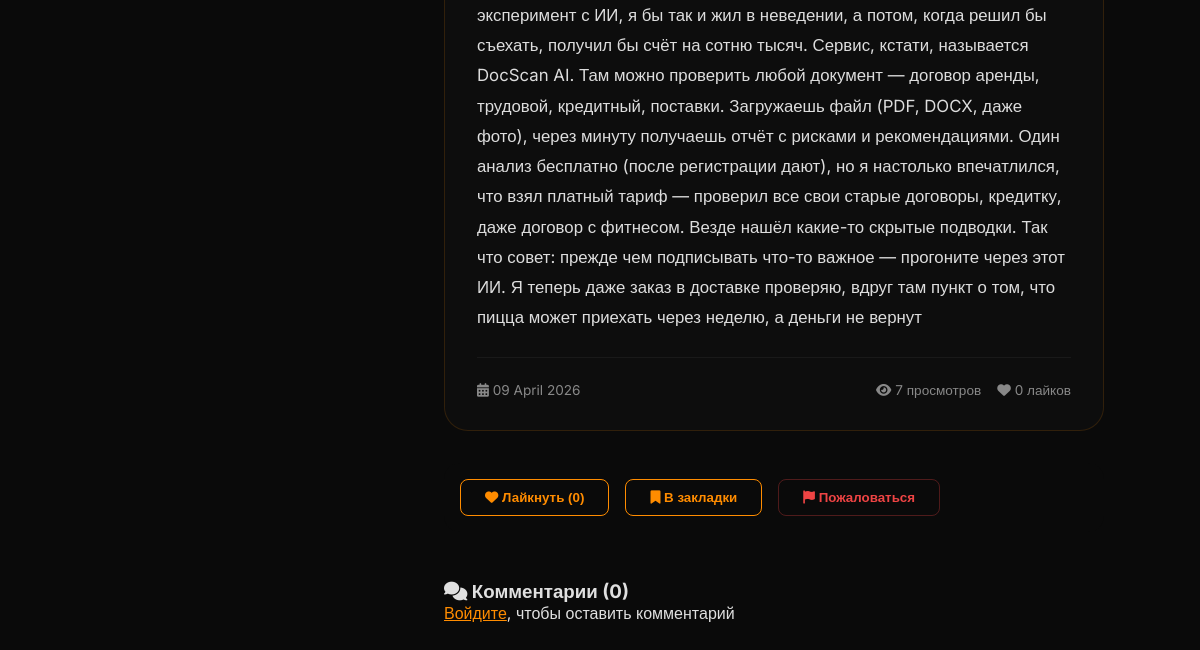
Page /article/привет,-история,-которая-произошла-со-мной-на-днях-db159f (lower part) on the earlier database version.
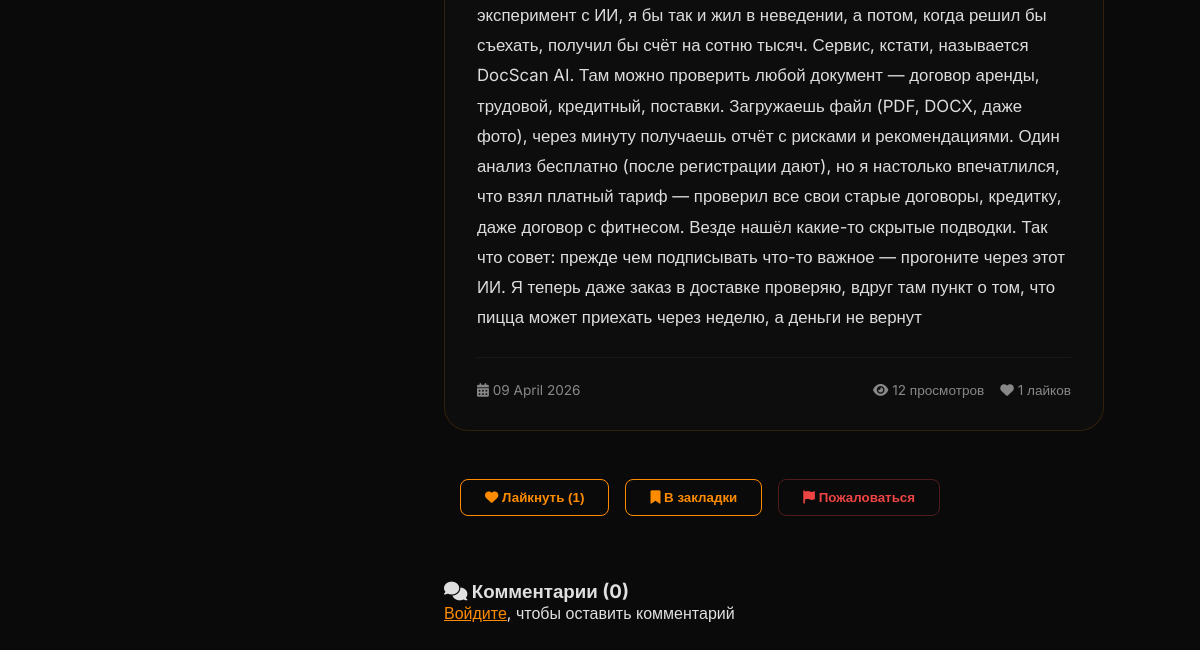
Same page on the later database version.
### database.py (models this page shows)
class Article(Base):
    __tablename__ = 'articles'
    id = Column(Integer, primary_key=True)
    title = Column(String, index=True)
    slug = Column(String, unique=True, index=True)
    description = Column(String, default='')
    content = Column(Text)
    user_id = Column(Integer, ForeignKey('users.id'))
    is_published = Column(Boolean, default=False)
    views = Column(Integer, default=0)
    likes = Column(Integer, default=0)
    created_at = Column(DateTime, default=datetime.now)
    updated_at = Column(DateTime, default=datetime.now, onupdate=datetime.now)

### main.py (the view)
@app.get("/article/{slug}", response_class=HTMLResponse)
async def article_detail(request: Request, slug: str, db: Session = Depends(get_db)):
    article = db.query(Article).filter(Article.slug == slug).first()
    user = get_current_user(request, db)
    if not article or (not article.is_published and (not user or user.id != article.user_id)):
        return templates.TemplateResponse("404.html", {"request": request, "user": user}, status_code=404)
    article.views += 1
    db.commit()
    author = db.query(User).filter(User.id == article.user_id).first()
    article.author_name = author.username if author else f"Автор #{article.user_id}"
    article.author_avatar = author.avatar if author else 'default.png'
    article.content_html = article.content
    article_cat = db.query(ArticleCategory).filter(ArticleCategory.article_id == article.id).first()
    if article_cat:
        cat = db.query(Category).filter(Category.id == article_cat.category_id).first()
        article.category = cat
    comments = db.query(Comment).filter(Comment.article_id == article.id).order_by(Comment.created_at.desc()).all()
    for comment in comments:
        comment_author = db.query(User).filter(User.id == comment.user_id).first()
        comment.author_name = comment_author.username if comment_author else f"Пользователь #{comment.user_id}"
    user_liked = False
    if user:
        user_liked = db.query(Like).filter(Like.article_id == article.id, Like.user_id == user.id).first() is not None
    all_articles = db.query(Article).filter(Article.is_published == True).all()
    total_articles = len(all_articles)
    total_views = sum(a.views for a in all_articles)
    total_likes = sum(a.likes for a in all_articles)
    slider_items = db.query(SliderItem).filter(SliderItem.is_active == True).order_by(SliderItem.order).all()
    return templates.TemplateResponse("article.html", {
        "request": request,
        "article": article,
        "comments": comments,
        "user": user,
        "user_liked": user_liked,
        "total_articles": total_articles,
        "total_views": total_views,
        "total_likes": total_likes,
        "slider_items": slider_items,
        "meta_title": article.title,
        "meta_description": article.description
    })

### templates/article.html (shortened to what this page needs)
{% extends "base.html" %}
{% block content %}
<div class="article-container">
    <div class="article-content">
        {{ article.content_html|safe }}
    </div>
    <div class="article-stats-bar">
        <div class="article-stats-left">
            <span><i class="fas fa-calendar-alt"></i> {{ article.created_at.strftime('%d %B %Y') }}</span>
        </div>
        <div class="article-stats-right">
            <span><i class="fas fa-eye"></i> {{ article.views }} просмотров</span>
            <span><i class="fas fa-heart"></i> {{ article.likes }} лайков</span>
        </div>
    </div>
</div>
<div class="like-section">
    <form method="post" action="/like/{{ article.id }}" style="display: inline;">
        <button type="submit" class="btn {% if user_liked %}btn-primary{% else %}btn-outline{% endif %}">
            <i class="fas fa-heart"></i> {% if user_liked %}Убрать лайк{% else %}Лайкнуть{% endif %} ({{ article.likes }})
        </button>
    </form>
    <form method="post" action="/bookmark/{{ article.id }}" style="display: inline;">
        <button type="submit" class="btn btn-outline">
            <i class="fas fa-bookmark"></i> В закладки
        </button>
    </form>
<button class="btn btn-outline" onclick="showComplaintForm('article', {{ article.id }})" style="color: #ef4444; border-color: rgba(239, 68, 68, 0.3);">
    <i class="fas fa-flag"></i> Пожаловаться
</button>
</div>
<div class="comments-section">
    <h3><i class="fas fa-comments"></i> Комментарии ({{ comments|length }})</h3>
    {% if user %}
    <form method="post" action="/comment/{{ article.id }}" style="margin: 1rem 0;">
        <textarea name="text" id="commentText" rows="3" placeholder="Напишите комментарий... (используйте @username для упоминания или нажмите 'Ответить')" required style="width: 100%; background: #0a0a0a; border: 1px solid #333; color: #fff; padding: 0.75rem; border-radius: 12px;"></textarea>
        <button type="submit" class="btn btn-primary" style="margin-top: 0.5rem;">Отправить</button>
    </form>
    {% else %}
    <p><a href="/login" style="color: #ff8c00;">Войдите</a>, чтобы оставить комментарий</p>
    {% endif %}
</div>
{% endblock %}

Differences in the rows shown:
changed Article: views "7" → "12"; likes "0" → "1"
